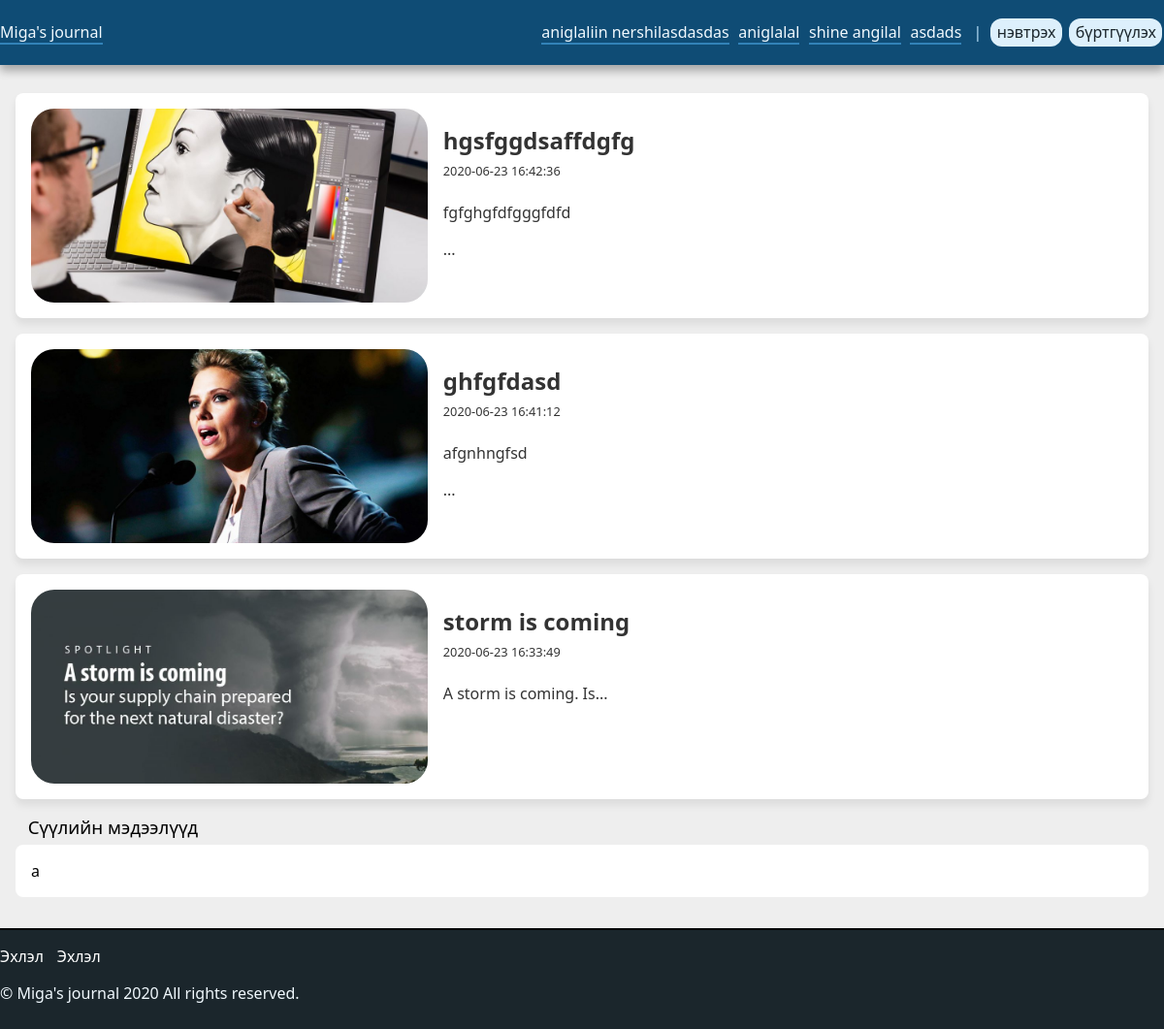
The page / on the database its author committed.
### tables this page shows
CREATE TABLE `article_cats` (
  `id` int(11) NOT NULL,
  `name` varchar(245) NOT NULL,
  `description` text NOT NULL,
  `media_id` int(11) NOT NULL
);

CREATE TABLE `articles` (
  `id` int(11) NOT NULL,
  `cat_id` int(11) NOT NULL,
  `title` varchar(256) NOT NULL,
  `content` text NOT NULL,
  `media` varchar(256) NOT NULL,
  `media_id` int(11) NOT NULL,
  `created_date` datetime NOT NULL DEFAULT current_timestamp()
);

### functions/loggedin.php (called while the page is built, shortened)
<?php
    if(!isset($_SESSION['login']) || empty($_SESSION['login'])){
      $loggedin = false;
    } else {
      $loggedin = true;
    }
?>

### index.php (the view, shortened to what this page needs)
<?php
  require_once "functions/db.php";
  $sql = 'SELECT * FROM articles ORDER BY id DESC';
  $query = mysqli_query($connection, $sql);
?>
<?php
  include("header.php");
?>
<main id="main" class="wrapper" role="main">
  <section id="contents">
    <?php
    if (mysqli_num_rows($query)==0) {
      echo "<b style='color:brown;'>Уучлаарай одоогоор нийтлэл алга байна. Та дараа дахин шалгана уу! </b> <br><br>";
    }
    else
    {
      while ($row=mysqli_fetch_array($query)) {
        $str = $row["content"];
        $str = wordwrap($str, 28);
        $str = explode("\n", $str);
        $str = $str[0] . '...';
        echo '<a href="article.php?id='.$row["id"].'">
        <article class="post">
          <div class="post-image" style="background: url(/test/uploads/images/image_'.$row["media"].') center center;background-size: cover; ">
          </div>
          <div class="post-content">
            <h2 class="post-title">'.$row["title"].'</h2>
            <div class="meta">'.$row["created_date"].'</div>
            <div class="desc">'.$str.'</div>
          </div>
        </article>
        </a>';
      }
    }
    ?>
  </section>
  <section id="sidebar">
    <?php
      include("sidebar.php");
    ?>
  </section>
</main>
<?php
  include("footer.php");
?>

### header.php (shortened to what this page needs)
<?php
  require_once "functions/loggedin.php";
  require_once "functions/db.php";
  $sql = 'SELECT * FROM article_cats';
  $cats = mysqli_query($connection, $sql);
?>
<!doctype html>
<html lang="en">
<head>
  <link href="assets/css/styles.css" rel="stylesheet">
  <link rel="stylesheet" href="https://cdnjs.cloudflare.com/ajax/libs/font-awesome/4.7.0/css/font-awesome.min.css">
</head>
<body>
<header id="header">
  <div class="wrapper">
    <a class="logo" href="index.php">Miga's journal</a>
    <nav id="topnav" class="navbar">
      <?php
        if (mysqli_num_rows($cats)==0) {
          echo '
        <a class="nav-link" href="index.php">Нийтлэлүүд</a>';
        }
        else
        {
          while ($cat=mysqli_fetch_array($cats)) {
            echo '<a href="blog.php?cat='.$cat["id"].'">'.$cat["name"].'</a>';
          };
        }
      ?>
      <div class="sep">|</div>
      <?php if($loggedin == false):?>
      <a class="btn" href="login.php">нэвтрэх</a>
      <a class="btn" href="register.php">бүртгүүлэх</a>
      <?php else:?>
      <a class="btn" href="profile.php"><?php echo $_SESSION['login'];?></a>
      <a class="btn" href="functions/logout.php">гарах</a>
      <?php endif;?>
    </nav>
  </div>
</header>

### sidebar.php
<aside>
  <h3 class="sidetitle">Сүүлийн мэдээлүүд</h3>
  <div class="sidebox">
    a
  </div>
</aside>

### footer.php (shortened to what this page needs)
<footer id="footer">
  <div class="wrapper">
    <ul class="footer-nav">
        <a href="#">Эхлэл</a>
        <a href="#">Эхлэл</a>
    </ul>
    <div class="copy">
      &copy; Miga's journal 2020
      All rights reserved.
    </div>
  </div>
</footer>
</body>
</html>

### assets/css/styles.css (style rules this page uses)
:root { height: calc(100% - 70px - 2rem - 2px); }
html, body { margin: 0; height: 100%; }
a { color: #333; border-bottom: 2px solid #3282b8; text-decoration: none; }
ul { margin: 0; padding: 0; list-style: none; }
body { background: #eee; font-family: 'Segoe UI', sans-serif; font-size: 1rem; font-weight: 400; font-style: normal; }
#header { position: fixed; top: 0; left: 0; background: #0f4c75; color: #bbe1fa; width: 100%; padding: 1.4rem 0; box-shadow: rgba(0, 0, 0, 0.3) 0px 6px 9px 0px; z-index: 1001; }
#header .logo { font-weight: 500; color: #f1f9fe; }
#header .navbar { float: right; }
#header .navbar a { margin: 0 0.3rem; color: #f1f9fe; font-weight: 300; }
#header .navbar .btn { background: #ddf0fc; color: #1b262c; margin: 0 0.1rem; font-weight: 300; }
.navbar .sep { display: inline-block; padding: 0 0.2rem; }
#main { min-height: calc(100% - 70px - 2rem - 2px); padding: 2rem 0; margin-top: 4rem; }
.wrapper { max-width: 1300px; margin: 0 auto; }
#contents { float: left; width: 67%; padding-right: 3%; }
.post { background: #fff; box-shadow: rgba(0, 0, 0, 0.08) 0px 6px 9px 0px; border-radius: 8px; padding: 1rem; margin-bottom: 1rem; position: relative; height: 200px; transition: 0.4s; }
.post .post-image { width: 35%; height: 200px; display: block; border-radius: 24px; position: absolute; left: 1rem; }
.post .post-content { position: absolute; left: calc(35% + 2rem); }
.post .post-content .post-title { padding: 0; margin: 1rem 0 0.4rem 0; }
.post .post-content .meta { font-size: 0.8rem; padding-bottom: 0.4rem; }
#sidebar { float: right; width: 30%; }
#sidebar .sidetitle { padding: 0.4rem 0.8rem; margin: 0; font-weight: 500; }
#sidebar .sidebox { background: #fff; border-radius: 8px; padding: 1rem; }
#footer { background: #1b262c; height: 70px; padding: 1rem 0; color: #f1f9fe; clear: both; border-top: 2px solid rgba(0, 0, 0, 0.8); }
.footer-nav { padding-bottom: 1rem; font-weight: 500; }
.footer-nav a { color: #fff; margin-right: 0.6rem; border: 0; transition: 0.2s; }
button, .btn { background: #1b262c; padding: 0.2rem 0.4rem; color: #fff; border-radius: 12px; border: none; transition: 0.2s; }
@media (max-width:1299px) { #contents { width: 100%; padding: 0 1rem; box-sizing: border-box; } }
@media (max-width:1299px) { #sidebar { float: none; width: 100%; padding: 0 1rem; box-sizing: border-box; } }

### rows shown on the page
article_cats: name "aniglaliin nershilasdasdas"
article_cats: name "aniglalal"
article_cats: name "shine angilal"
article_cats: name "asdads"
articles: media (picture), title "hgsfggdsaffdgfg", created_date "2020-06-23 16:42:36", content "fgfghgfdfgggfdfd ..."
articles: media (picture), title "ghfgfdasd", created_date "2020-06-23 16:41:12", content "afgnhngfsd ..."
articles: media (picture), title "storm is coming", created_date "2020-06-23 16:33:49", content "A storm is coming. Is..."
